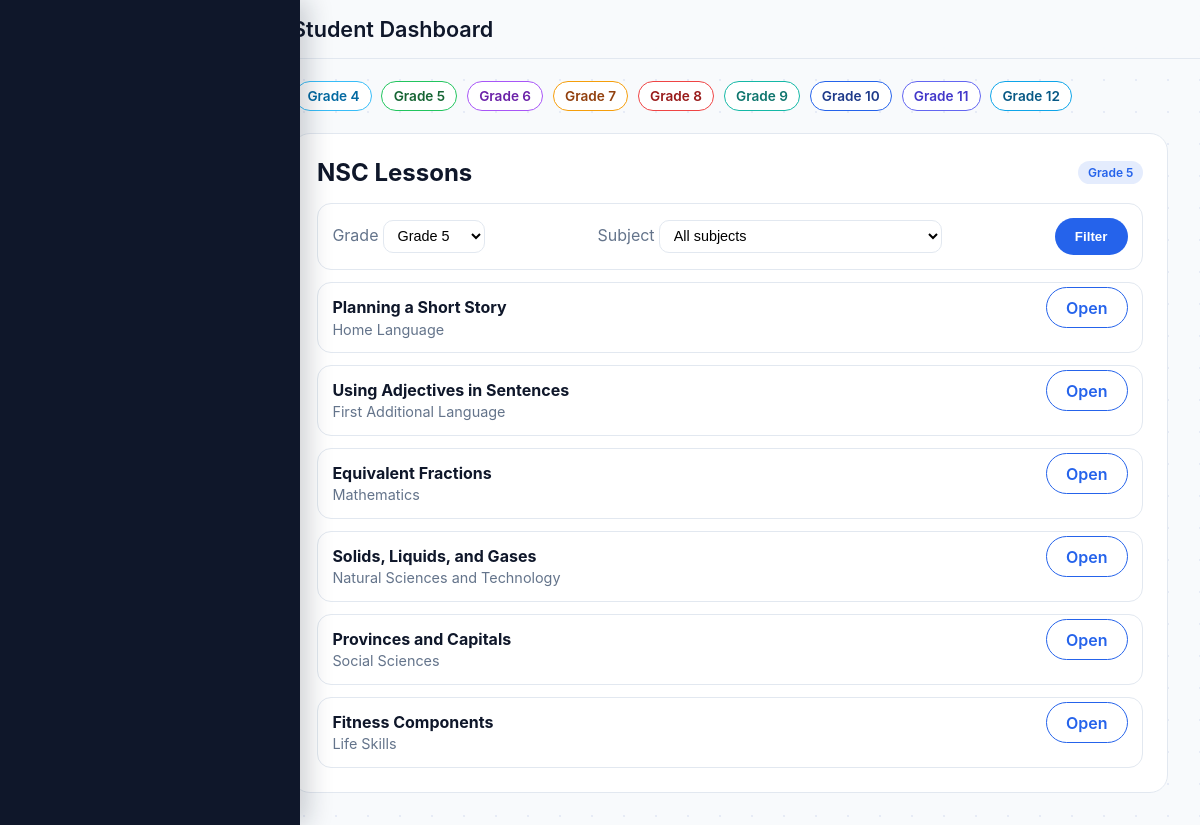
Screenshot of /lessons/catalog/?grade=5 (signed in) with the database file from the repository.
### core/models.py (models this page shows, shortened)
class Grade(models.Model):
    PHASE_INTERMEDIATE = "intermediate"
    PHASE_SENIOR = "senior"
    PHASE_FET = "fet"
    PHASE_CHOICES = [
        (PHASE_INTERMEDIATE, "Intermediate"),
        (PHASE_SENIOR, "Senior"),
        (PHASE_FET, "FET"),
    ]
    number = models.PositiveSmallIntegerField(unique=True)
    label = models.CharField(max_length=20, default="")
    phase = models.CharField(max_length=20, choices=PHASE_CHOICES, default=PHASE_INTERMEDIATE)
    class Meta:
        ordering = ("number",)
    def __str__(self):
        return self.label or f"Grade {self.number}"

class Lesson(models.Model):
    caps_version = models.ForeignKey(
        CAPSVersion,
        on_delete=models.SET_NULL,
        null=True,
        blank=True,
        related_name="lessons",
    )
    title = models.CharField(max_length=200)
    slug = models.SlugField(max_length=220, unique=True, blank=True, null=True)
    term = models.PositiveSmallIntegerField(choices=[(1, "Term 1"), (2, "Term 2"), (3, "Term 3"), (4, "Term 4")], default=1)
    topic = models.CharField(max_length=200, blank=True, default="")
    content = models.TextField()
    key_concepts = models.TextField(blank=True, default="")
    examples = models.TextField(blank=True, default="")
    summary = models.TextField(blank=True, default="")
    grade = models.CharField(max_length=20, blank=True, default="")
    subject = models.CharField(max_length=50, blank=True, default="")
    grade_ref = models.ForeignKey(Grade, on_delete=models.SET_NULL, null=True, blank=True, related_name="lessons")
    subject_ref = models.ForeignKey(Subject, on_delete=models.SET_NULL, null=True, blank=True, related_name="lessons")
    topic_ref = models.ForeignKey(Topic, on_delete=models.SET_NULL, null=True, blank=True, related_name="lessons")
    subtopic_ref = models.ForeignKey("Subtopic", on_delete=models.SET_NULL, null=True, blank=True, related_name="lessons")
    notes_text = models.TextField(blank=True, default="")
    notes_file = models.FileField(upload_to="lesson_notes/", blank=True, null=True)
    video_url = models.URLField(blank=True, default="")
    formula_sheet = models.FileField(upload_to="formula_sheets/", blank=True, null=True)
    cover_image = models.FileField(upload_to="lesson_images/", blank=True, null=True)
    created_at = models.DateTimeField(auto_now_add=True)
    updated_at = models.DateTimeField(auto_now=True)
    is_published = models.BooleanField(default=False)
    @property
    def description(self):
        return self.content
    @classmethod
    def published_for_active_caps(cls):
        return cls.objects.filter(is_published=True, caps_version__is_active=True)

class Subject(models.Model):
    name = models.CharField(max_length=100)
    slug = models.SlugField(max_length=120, unique=True)
    grades = models.ManyToManyField(Grade, related_name="subjects", blank=True)
    class Meta:
        ordering = ("name",)

### core/views.py (the view)
# urls.py: path("lessons/catalog/", views.lesson_catalog, name="lesson_catalog"),
@login_required
def lesson_catalog(request):
    grade_number = request.GET.get("grade")
    subject_slug = request.GET.get("subject")
    grade = Grade.objects.filter(number=grade_number).first() if grade_number else Grade.objects.first()
    subjects = Subject.objects.all()
    lessons = Lesson.published_for_active_caps().select_related("grade_ref", "subject_ref", "topic_ref", "subtopic_ref")
    if grade:
        lessons = lessons.filter(models.Q(grade_ref=grade) | models.Q(grade=str(grade.number)))
    if subject_slug:
        lessons = lessons.filter(models.Q(subject_ref__slug=subject_slug) | models.Q(subject__iexact=subject_slug.replace("-", " ")))
    paginator = Paginator(lessons, 12)
    page_obj = paginator.get_page(request.GET.get("page"))
    progress_map = {
        progress.lesson_id: progress
        for progress in StudentProgress.objects.filter(student=request.user, lesson__in=page_obj)
    }
    bookmarks = {
        bookmark.lesson_id
        for bookmark in LessonBookmark.objects.filter(student=request.user, lesson__in=page_obj)
    }
    lesson_cards = [
        {
            "lesson": lesson,
            "progress": progress_map.get(lesson.id),
            "bookmarked": lesson.id in bookmarks,
        }
        for lesson in page_obj
    ]
    return render(request, "core/lessons/lesson_catalog.html", {
        "grade": grade,
        "subjects": subjects,
        "lesson_cards": lesson_cards,
        "page_obj": page_obj,
    })

### core/context_processors.py (called while the page is built)
def grade_nav_context(request):
    grades = list(Grade.objects.order_by("number"))
    return {
        "nav_grades": grades,
    }

### core/templates/core/lessons/lesson_catalog.html (shortened to what this page needs)
{% extends "core/base_student.html" %}
{% block dashboard_content %}
<section class="panel">
  <div class="panel__header">
    <h2>NSC Lessons</h2>
    {% if grade %}
      <span class="chip">{{ grade }}</span>
    {% endif %}
  </div>
  <div class="panel__body">
    <form method="get" class="panel-item" style="align-items:center;">
      <div>
        <label class="muted">Grade</label>
        <select name="grade" class="form-select">
          {% for item in nav_grades %}
            <option value="{{ item.number }}" {% if grade and item.number == grade.number %}selected{% endif %}>Grade {{ item.number }}</option>
          {% endfor %}
        </select>
      </div>
      <div>
        <label class="muted">Subject</label>
        <select name="subject" class="form-select">
          <option value="">All subjects</option>
        </select>
      </div>
      <button class="btn btn-primary" type="submit">Filter</button>
    </form>
    {% for card in lesson_cards %}
      {% with lesson=card.lesson progress=card.progress %}
      <div class="panel-item">
        <div>
          <h3>{{ lesson.title }}</h3>
          <p>{{ lesson.subject_ref.name|default:lesson.subject }}</p>
        </div>
        <div>
          <a class="btn btn-outline" href="{% url 'lesson_detail_slug' lesson.slug %}">Open</a>
        </div>
      </div>
      {% endwith %}
    {% empty %}
      <p class="panel-empty">No lessons found for this grade/subject.</p>
    {% endfor %}
  </div>
</section>
{% endblock %}

### core/templates/core/components/grade_nav.html
<nav class="grade-nav" aria-label="Grades">
  <div class="grade-nav__track">
    {% for grade in nav_grades %}
      <a class="grade-nav__item grade-{{ grade.number }}" href="{% url 'lesson_catalog' %}?grade={{ grade.number }}">
        Grade {{ grade.number }}
      </a>
    {% endfor %}
  </div>
</nav>

### core/static/core/css/base_styles.css (style rules this page uses)
:root { --color-primary: #1e40af; --color-secondary: #16a34a; --color-accent: #f97316; --color-bg: #f9fafb; --color-text: #111827; --color-muted: #6b7280; --color-card: #ffffff; --color-border: #e5e7eb; --shadow-soft: 0 12px 28px rgba(15, 23, 42, 0.08); }
body.app-body { margin: 0; font-family: "Inter", "Segoe UI", system-ui, sans-serif; background: var(--color-bg); color: var(--color-text); }
body.app-gradient { background: linear-gradient(135deg, #eef2ff 0%, #f0fdf4 100%); position: relative; overflow-x: hidden; }
body.app-gradient::before { content: ""; position: fixed; inset: 0; background-image: radial-gradient(rgba(30, 64, 175, 0.08) 1px, transparent 1px); background-size: 32px 32px; pointer-events: none; z-index: -1; }

### core/static/core/css/dashboard.css (style rules this page uses)
:root { --bg: #f8fafc; --card: #ffffff; --text: #0f172a; --muted: #64748b; --border: #e2e8f0; --hover: #7c3aed; --sidebar-bg: #0f172a; --accent: #2563eb; --accent-secondary: #16a34a; --accent-warm: #f59e0b; }
body.dashboard-body { margin: 0; font-family: "Inter", "Segoe UI", system-ui, sans-serif; background: var(--bg); color: var(--text); }
.btn { border-radius: 999px; padding: 0.6rem 1.2rem; text-decoration: none; font-weight: 600; border: 1px solid transparent; }
.btn-primary { background: var(--accent); color: #ffffff; }
.btn-outline { border-color: var(--accent); color: var(--accent); background: #ffffff; }
.form-select { border: 1px solid var(--border); border-radius: 10px; padding: 0.4rem 0.6rem; font-size: 0.9rem; background: #ffffff; }
.panel { background: var(--card); border: 1px solid var(--border); border-radius: 18px; padding: 1.5rem; }
.panel__header { display: flex; justify-content: space-between; align-items: center; gap: 1rem; margin-bottom: 1rem; }
.panel__header h2 { margin: 0; }
.panel__body { display: grid; gap: 0.75rem; }
.panel-item { display: flex; justify-content: space-between; align-items: flex-start; gap: 1rem; padding: 0.9rem; border: 1px solid var(--border); border-radius: 14px; }
.panel-item h3 { margin: 0 0 0.2rem; font-size: 1rem; }
.panel-item p { margin: 0; color: var(--muted); font-size: 0.9rem; }
.chip { background: rgba(37, 99, 235, 0.12); color: var(--accent); padding: 0.25rem 0.6rem; border-radius: 999px; font-size: 0.75rem; font-weight: 600; }
.muted { color: var(--muted); }
.grade-nav { margin: 1rem 0; overflow-x: auto; }
.grade-nav__track { display: flex; gap: 0.6rem; padding: 0.4rem 0.2rem; }
.grade-nav__item { text-decoration: none; font-weight: 600; font-size: 0.85rem; padding: 0.35rem 0.7rem; border-radius: 999px; border: 1px solid var(--border); background: #ffffff; color: var(--text); white-space: nowrap; }
.grade-4 { border-color: #38bdf8; color: #0369a1; }
.grade-5 { border-color: #22c55e; color: #166534; }
.grade-6 { border-color: #a855f7; color: #6b21a8; }
.grade-7 { border-color: #f59e0b; color: #92400e; }
.grade-8 { border-color: #ef4444; color: #991b1b; }
.grade-9 { border-color: #14b8a6; color: #0f766e; }
.grade-10 { border-color: #2563eb; color: #1e3a8a; }
.grade-11 { border-color: #6366f1; color: #4338ca; }
.grade-12 { border-color: #0ea5e9; color: #075985; }

### core/static/core/css/loader.css (style rules this page uses)
:root { --loader-bg-start: #081f63; --loader-bg-end: #0b2c78; --loader-text: #eef2ff; --loader-glow: rgba(64, 255, 214, 1); --loader-glow-soft: rgba(64, 255, 214, 0.5); }

### rows the page displays
Grade: number "4"
Grade: number "5", label "Grade 5"
Grade: number "6"
Grade: number "7"
Grade: number "8"
Grade: number "9"
Grade: number "10"
Grade: number "11"
Grade: number "12"
Lesson: lesson "Planning a Short Story", lesson.subject_ref.name "Home Language"
Lesson: lesson "Using Adjectives in Sentences", lesson.subject_ref.name "First Additional Language"
Lesson: lesson "Equivalent Fractions", lesson.subject_ref.name "Mathematics"
Lesson: lesson "Solids, Liquids, and Gases", lesson.subject_ref.name "Natural Sciences and Technology"
Lesson: lesson "Provinces and Capitals", lesson.subject_ref.name "Social Sciences"
Lesson: lesson "Fitness Components", lesson.subject_ref.name "Life Skills"
